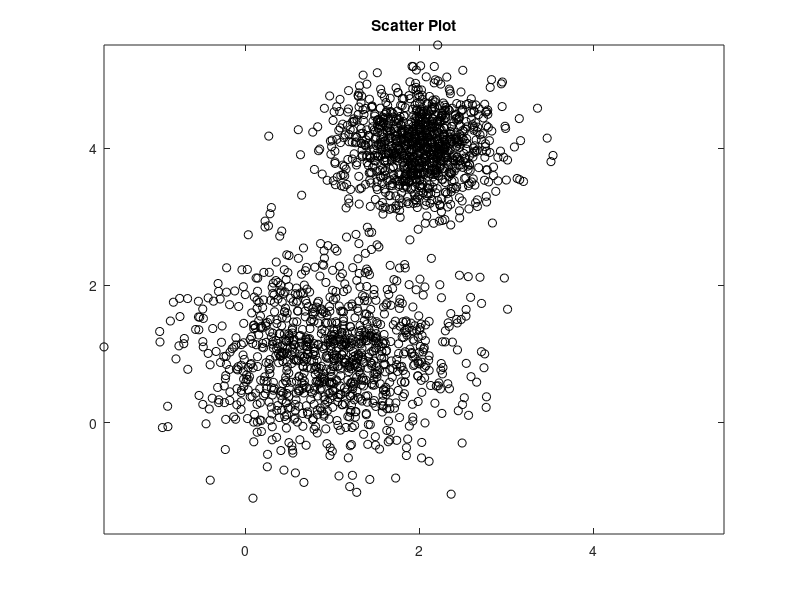

Source code (MATLAB): (Note: this script raises an error after producing the figure.)
mu1 = [1 1];
Sigma1 = [0.5 0; 0 0.5];
mu2 = [2 4];
Sigma2 = [0.2 0; 0 0.2];
rng(1);
X = [mvnrnd(mu1,Sigma1,1000);mvnrnd(mu2,Sigma2,1000)];

plot(X(:,1),X(:,2),'ko')
title('Scatter Plot')
xlim([min(X(:)) max(X(:))]) % Make axes have the same scale
ylim([min(X(:)) max(X(:))])

AIC = zeros(1,4);
GMModels = cell(1,4);
options = statset('MaxIter',500);
for k = 1:4
    GMModels{k} = fitgmdist(X,k,'Options',options,'CovarianceType','diagonal');
    AIC(k)= GMModels{k}.AIC;
end

[minAIC,numComponents] = min(AIC);
numComponents